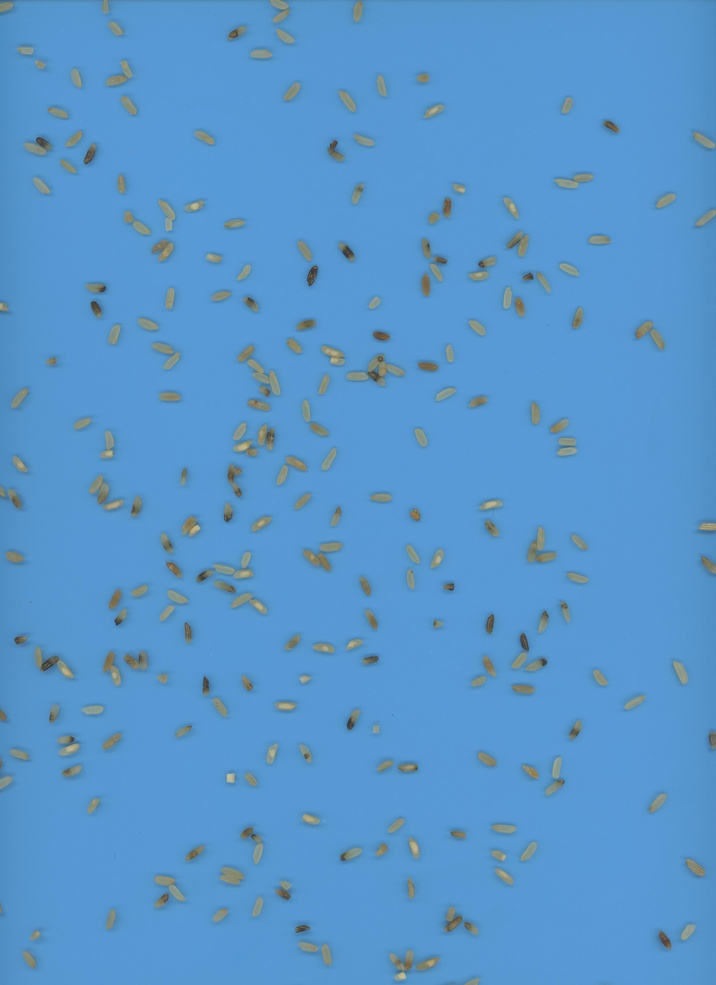
#> input picture img.jpg, 716 x 985 px, shrunk from 3825 x 5264 before the run
$ python try2.py --input_image img.jpg   (older library calls are emulated)
#> lines starting #> are read from the running program, lines starting #| are printed output that depends on the picture; after the words box and inside, x2 and y2 are one past the last pixel; in counts of white or black regions, pixels touching at a corner belong together
import cv2
import numpy as np
from skimage import feature, segmentation
import argparse

# Load the input image from the specified file path
def load_image(image_path):
#> called with image_path = 'img.jpg'
    return cv2.imread(image_path)
#> returned value is the input picture: shape (985, 716, 3); mean B, G, R 204.2, 150, 88.6

# Display the provided image using OpenCV
def show(image, window_name='image'):
    cv2.imshow(window_name, image)
    cv2.waitKey(0)
    cv2.destroyAllWindows()

# Preprocess the image to improve the quality of the detected contours
def preprocess_image(image):
    grayscale_image = cv2.cvtColor(image, cv2.COLOR_BGR2GRAY)
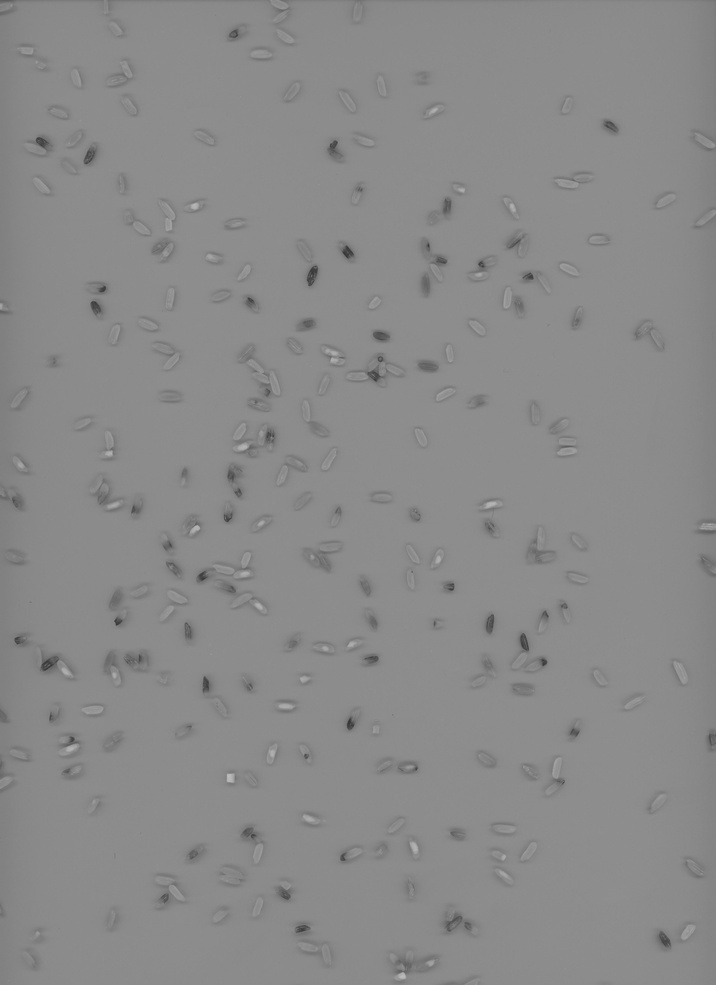
#> grayscale_image: shape (985, 716); min 51, max 190, mean 137.8
    blur = cv2.GaussianBlur(grayscale_image, (5, 5), 0)
    ret, thresh_img = cv2.threshold(blur, 0, 255, cv2.THRESH_BINARY+cv2.THRESH_OTSU)
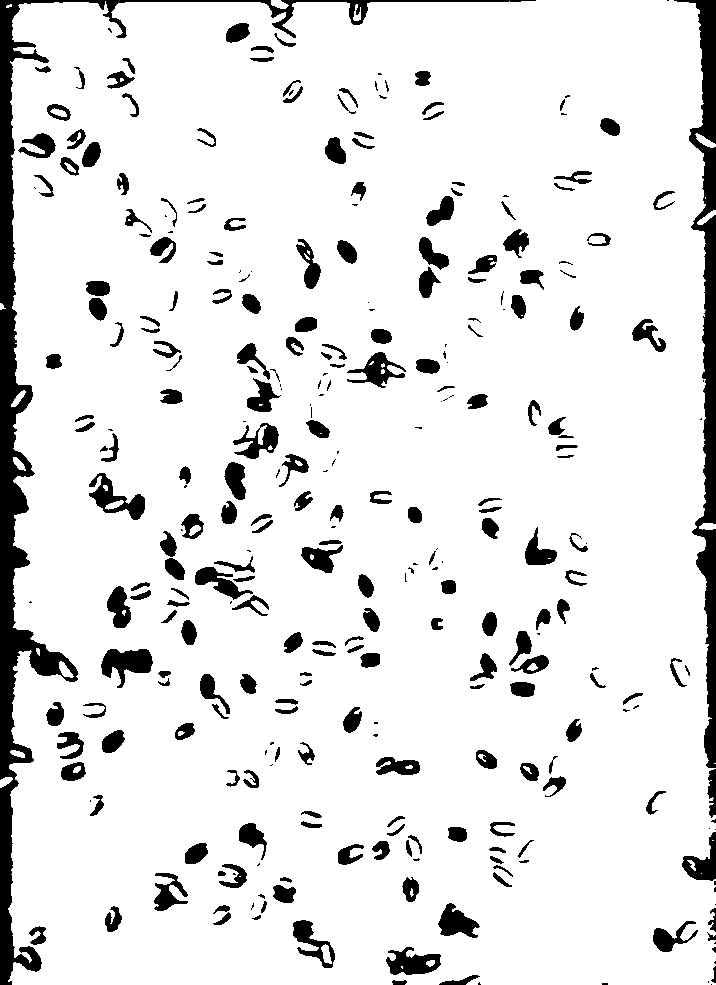
#> thresh_img: shape (985, 716); 89.4% white; 312 black regions (85 under 20 px), largest, box (x1, y1, x2, y2) and area: (0, 0, 536, 985) 18789, (674, 0, 716, 768) 9454, (101, 649, 153, 688) 1136
#> ret = 132
    return thresh_img

# Segment the binary image using watershed algorithm
def segment_image(image):
    distance = cv2.distanceTransform(image, cv2.DIST_L2, 5)
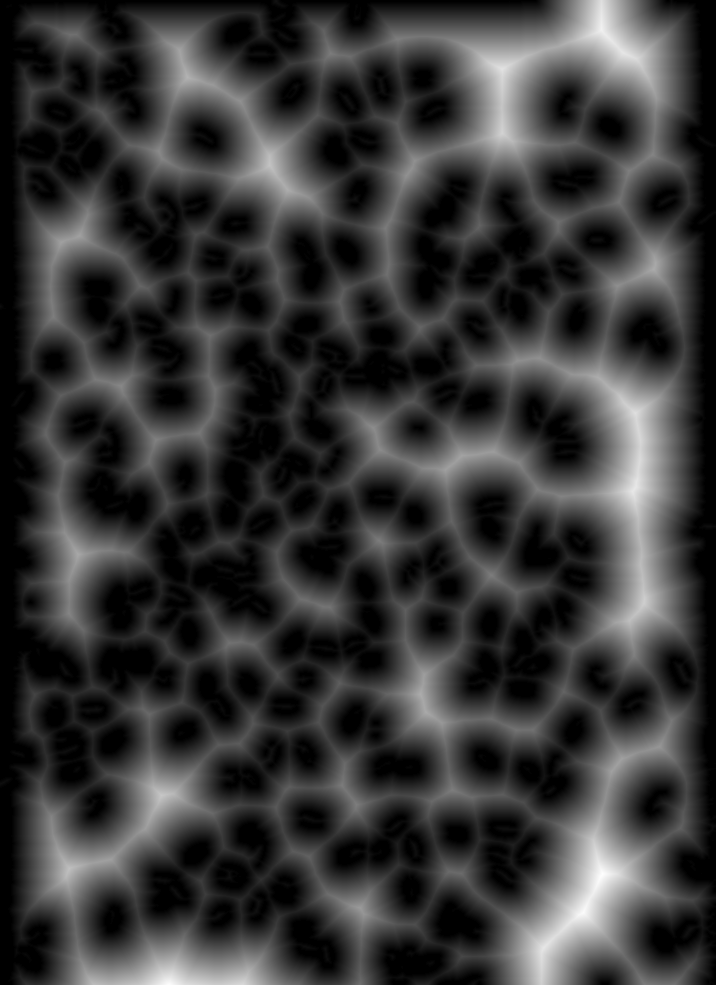
#> distance: shape (985, 716) float32; min 0, max 75.6, mean 16.5; drawn with min black and max white
    local_max = feature.peak_local_max(distance, indices=False, footprint=np.ones((3, 3)), labels=image)
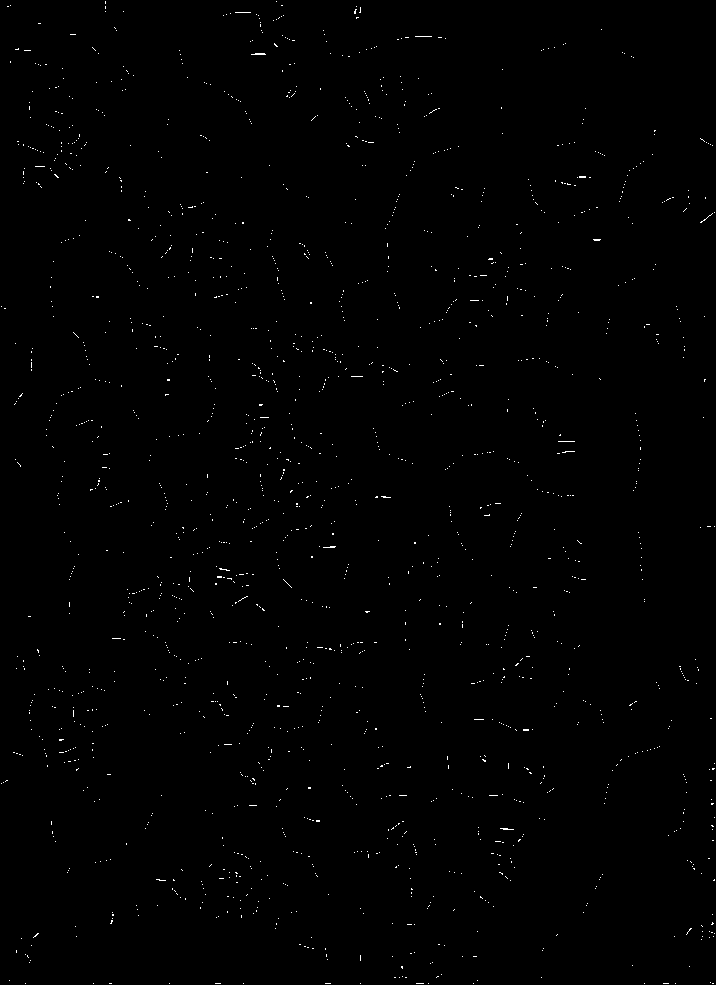
#> local_max: shape (985, 716) bool; 0.46% white in thin lines or dots
    markers = cv2.connectedComponents(local_max.astype(np.uint8))[1]
#> markers: shape (985, 716) int32; 1863 distinct labels, from 0 to 1862
    markers = markers+1
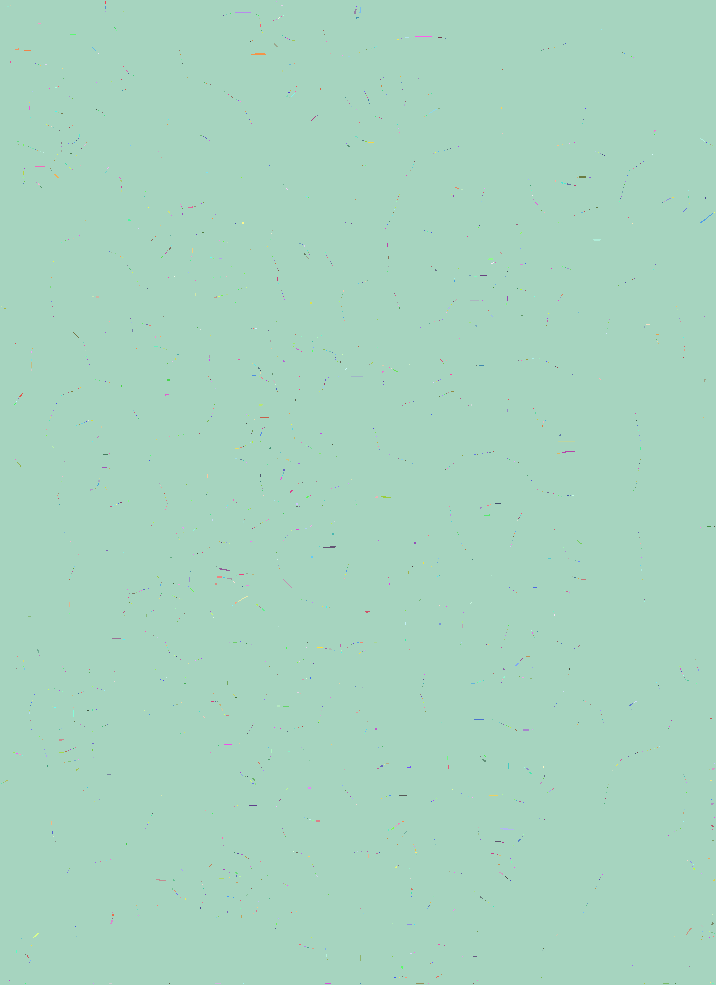
#> markers: shape (985, 716) int32; 1863 distinct labels, from 1 to 1863; one colour per label, 0 black
    markers[image==0] = 0
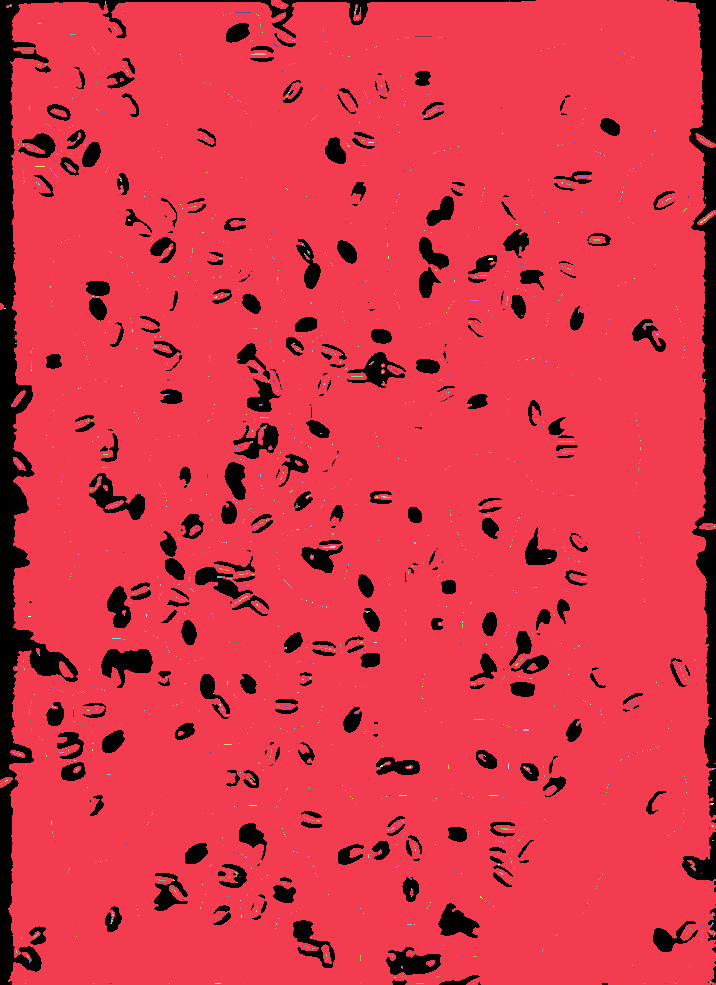
#> markers: shape (985, 716) int32; 1864 distinct labels, from 0 to 1863; one colour per label, 0 black
    segmented = segmentation.watershed(-distance, markers, mask=image)
    return segmented

# Count the number of grains in the segmented image
def count_grains(image):
    label_count = len(np.unique(image))-1
#> label_count = 1863
    return image, label_count

# Save the output image with the detected contours to the specified file path
def save_image(image, output_path):
    cv2.imwrite(output_path, image)
    print(f'Saved image with detected contours at {output_path}')

# Parse command line arguments and call the appropriate functions
def main():
    parser = argparse.ArgumentParser(description='Detect contours in an image')
    parser.add_argument('--input_image', type=str, help='path to the input image file')
    parser.add_argument('--output_image', type=str, help='path to save the output image file')
    args = parser.parse_args()

    # Load the input image
    image = load_image(args.input_image)

    # Preprocess the image
    binary_image = preprocess_image(image)

    # Segment the binary image using watershed algorithm
    labeled_image = segment_image(binary_image)

    # Count the number of grains in the segmented image
    labeled_image, grain_count = count_grains(labeled_image)
#> grain_count = 1863

    # Output the three images
    cv2.imwrite('original_img.jpg', image)
    cv2.imwrite(args.input_image+'binary_img.jpg', binary_image)
    cv2.imwrite(args.output_image, labeled_image)

    # Print the grain count
    print(f'Number of grains detected: {grain_count}')
#| Number of grains detected: 1863

# Only call the main function if the script is run directly
if __name__ == '__main__':
    main()
